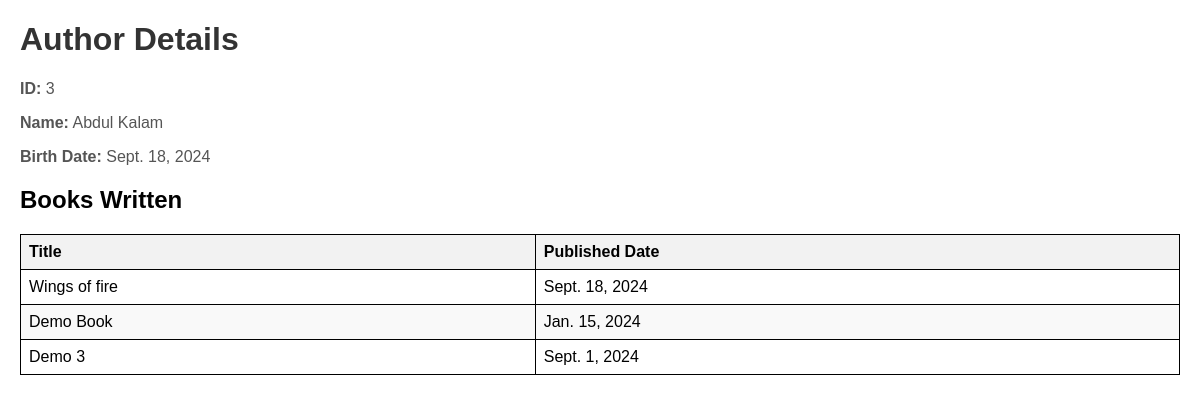
Page /author/3/ on the committed database.
### myapp/models.py (models this page shows, shortened)
class Author(models.Model):
    name = models.CharField(max_length=100)
    birth_date = models.DateField()

class Book(models.Model):
    title = models.CharField(max_length=200)
    author = models.ForeignKey(Author, on_delete=models.CASCADE)
    published_date = models.DateField()

### myapp/views.py (the view)
# urls.py: path('author/<int:author_id>/', views.specific_author, name='specific_author'),  #find details for specific authhor
def specific_author(request,author_id):
    author = get_object_or_404(Author, id=author_id)
    books = Book.objects.filter(author=author)
    context = {
        'author': author,
        'book_by_author':books
    }
    return render(request, 'user_id.html', context)

### myapp/templates/user_id.html (shortened to what this page needs)
<!DOCTYPE html>
<html lang="en">
<head>
</head>
<body>
    <h1>Author Details</h1>
    <p><strong>ID:</strong> {{ author.id }}</p>
    <p><strong>Name:</strong> {{ author.name }}</p>
    <p><strong>Birth Date:</strong> {{ author.birth_date }}</p>
    <h2>Books Written</h2>
    <table>
        <thead>
            <tr>
                <th>Title</th>
                <th>Published Date</th>
            </tr>
        </thead>
        <tbody>
            {% for book in book_by_author %}
            <tr>
                <td>{{ book.title }}</td>
                <td>{{ book.published_date }}</td>
            </tr>
            {% empty %}
            <tr>
                <td colspan="2">No books found for this author.</td>
            </tr>
            {% endfor %}
        </tbody>
    </table>
</body>
</html>

### myapp/templates/user_id.html (style rules this page uses)
body { font-family: Arial, sans-serif; margin: 20px; }
h1 { color: #333; }
p { font-size: 16px; color: #555; }
table { width: 100%; border-collapse: collapse; margin-top: 20px; }
table, th, td { border: 1px solid black; }
th, td { padding: 8px; text-align: left; }
th { background-color: #f2f2f2; }
tr:nth-child(even) { background-color: #f9f9f9; }

### rows in the picture
Author: id "3", name "Abdul Kalam", birth_date "Sept. 18, 2024"
Book: title "Wings of fire", published_date "Sept. 18, 2024"
Book: title "Demo Book", published_date "Jan. 15, 2024"
Book: title "Demo 3", published_date "Sept. 1, 2024"
